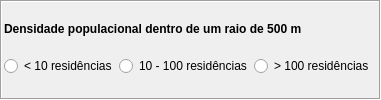
        <widget class="QFrame" name="frame_49">
         <property name="sizePolicy">
          <sizepolicy hsizetype="Preferred" vsizetype="Fixed">
           <horstretch>0</horstretch>
           <verstretch>0</verstretch>
          </sizepolicy>
         </property>
         <property name="frameShape">
          <enum>QFrame::Box</enum>
         </property>
         <property name="frameShadow">
          <enum>QFrame::Sunken</enum>
         </property>
         <layout class="QHBoxLayout" name="horizontalLayout_74" stretch="0">
          <property name="spacing">
           <number>2</number>
          </property>
          <property name="leftMargin">
           <number>2</number>
          </property>
          <property name="topMargin">
           <number>2</number>
          </property>
          <property name="rightMargin">
           <number>2</number>
          </property>
          <property name="bottomMargin">
           <number>2</number>
          </property>
          <item>
           <layout class="QVBoxLayout" name="verticalLayout_103">
            <property name="spacing">
             <number>2</number>
            </property>
            <item>
             <widget class="QLabel" name="lbDensidadePopulacional">
              <property name="sizePolicy">
               <sizepolicy hsizetype="Preferred" vsizetype="Fixed">
                <horstretch>0</horstretch>
                <verstretch>0</verstretch>
               </sizepolicy>
              </property>
              <property name="text">
               <string>&lt;html&gt;&lt;head/&gt;&lt;body&gt;&lt;p align=&quot;justify&quot;&gt;&lt;span style=&quot; font-weight:600;&quot;&gt;Densidade populacional dentro de um raio de 500 m&lt;/span&gt;&lt;/p&gt;&lt;/body&gt;&lt;/html&gt;</string>
              </property>
             </widget>
            </item>
            <item>
             <layout class="QGridLayout" name="gridLayout_5">
              <property name="verticalSpacing">
               <number>2</number>
              </property>
              <item row="0" column="1">
               <widget class="QRadioButton" name="rbDensidadePopulacional_1">
                <property name="sizePolicy">
                 <sizepolicy hsizetype="Preferred" vsizetype="Fixed">
                  <horstretch>0</horstretch>
                  <verstretch>0</verstretch>
                 </sizepolicy>
                </property>
                <property name="text">
                 <string>10 - 100 residências</string>
                </property>
               </widget>
              </item>
              <item row="0" column="0">
               <widget class="QRadioButton" name="rbDensidadePopulacional_0">
                <property name="sizePolicy">
                 <sizepolicy hsizetype="Preferred" vsizetype="Fixed">
                  <horstretch>0</horstretch>
                  <verstretch>0</verstretch>
                 </sizepolicy>
                </property>
                <property name="text">
                 <string>&lt; 10 residências</string>
                </property>
               </widget>
              </item>
              <item row="0" column="2">
               <widget class="QRadioButton" name="rbDensidadePopulacional_2">
                <property name="sizePolicy">
                 <sizepolicy hsizetype="Preferred" vsizetype="Fixed">
                  <horstretch>0</horstretch>
                  <verstretch>0</verstretch>
                 </sizepolicy>
                </property>
                <property name="text">
                 <string>&gt; 100 residências </string>
                </property>
               </widget>
              </item>
             </layout>
            </item>
           </layout>
          </item>
         </layout>
        </widget>
